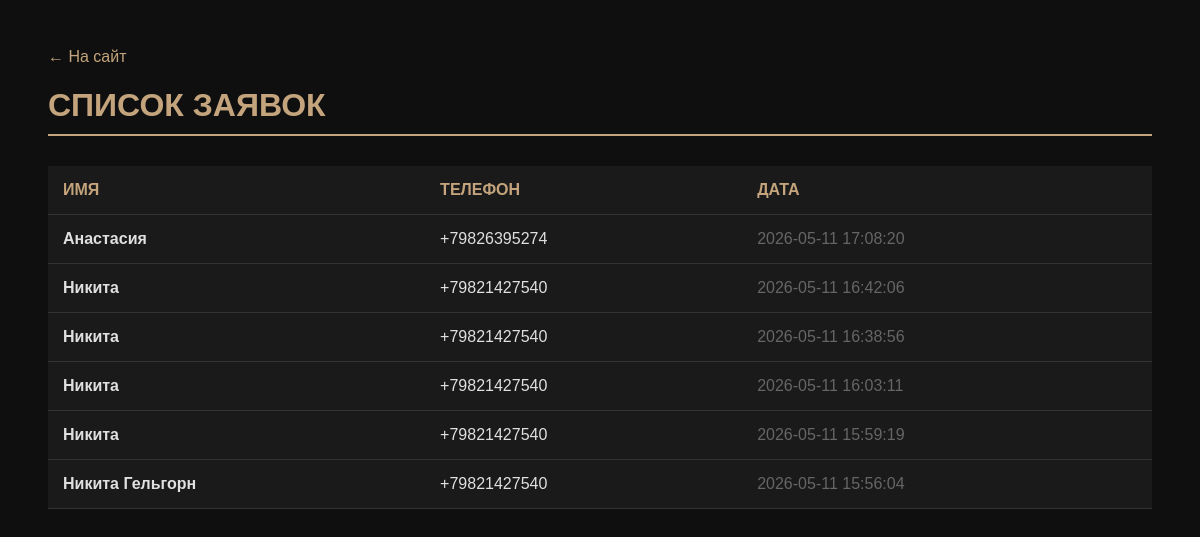
The page /admin on the database its author committed.
### tables this page shows
CREATE TABLE leads (
            id INTEGER PRIMARY KEY AUTOINCREMENT,
            name TEXT NOT NULL,
            phone TEXT NOT NULL,
            date TIMESTAMP DEFAULT CURRENT_TIMESTAMP
        );

### app.py (the view)
@app.route('/admin')
def admin():
    conn = sqlite3.connect('orders.db')
    cursor = conn.cursor()
    cursor.execute('SELECT name, phone, date FROM leads ORDER BY date DESC')
    all_leads = cursor.fetchall()
    conn.close()
    return render_template('admin.html', leads=all_leads)

### templates/admin.html (shortened to what this page needs)
<!DOCTYPE html>
<html lang="ru">
<head>
    <link href="https://googleapis.com" rel="stylesheet">
</head>
<body>
    <a href="/" class="back">← На сайт</a>
    <h1>Список заявок</h1>
    <table>
        <thead>
            <tr>
                <th>Имя</th>
                <th>Телефон</th>
                <th>Дата</th>
            </tr>
        </thead>
        <tbody>
            {% for lead in leads %}
            <tr>
                <td><strong>{{ lead[0] }}</strong></td>
                <td>{{ lead[1] }}</td>
                <td style="color: #666;">{{ lead[2] }}</td>
            </tr>
            {% else %}
            <tr><td colspan="3" style="text-align:center;">Заявок пока нет</td></tr>
            {% endfor %}
        </tbody>
    </table>
</body>
</html>

### templates/admin.html (style rules this page uses)
body { background: #0f0f0f; color: #e0e0e0; font-family: 'Montserrat', sans-serif; padding: 40px; }
h1 { font-family: 'Oswald', sans-serif; color: #c4a47c; text-transform: uppercase; border-bottom: 2px solid #c4a47c; padding-bottom: 10px; }
table { width: 100%; border-collapse: collapse; margin-top: 30px; background: #1a1a1a; }
th, td { padding: 15px; text-align: left; border-bottom: 1px solid #333; }
th { color: #c4a47c; text-transform: uppercase; }
.back { color: #c4a47c; text-decoration: none; display: block; margin-bottom: 20px; }

### rows shown on the page
leads: name "Анастасия", phone "+79826395274", date "2026-05-11 17:08:20"
leads: name "Никита", phone "+79821427540", date "2026-05-11 16:42:06"
leads: name "Никита", phone "+79821427540", date "2026-05-11 16:38:56"
leads: name "Никита", phone "+79821427540", date "2026-05-11 16:03:11"
leads: name "Никита", phone "+79821427540", date "2026-05-11 15:59:19"
leads: name "Никита Гельгорн", phone "+79821427540", date "2026-05-11 15:56:04"
